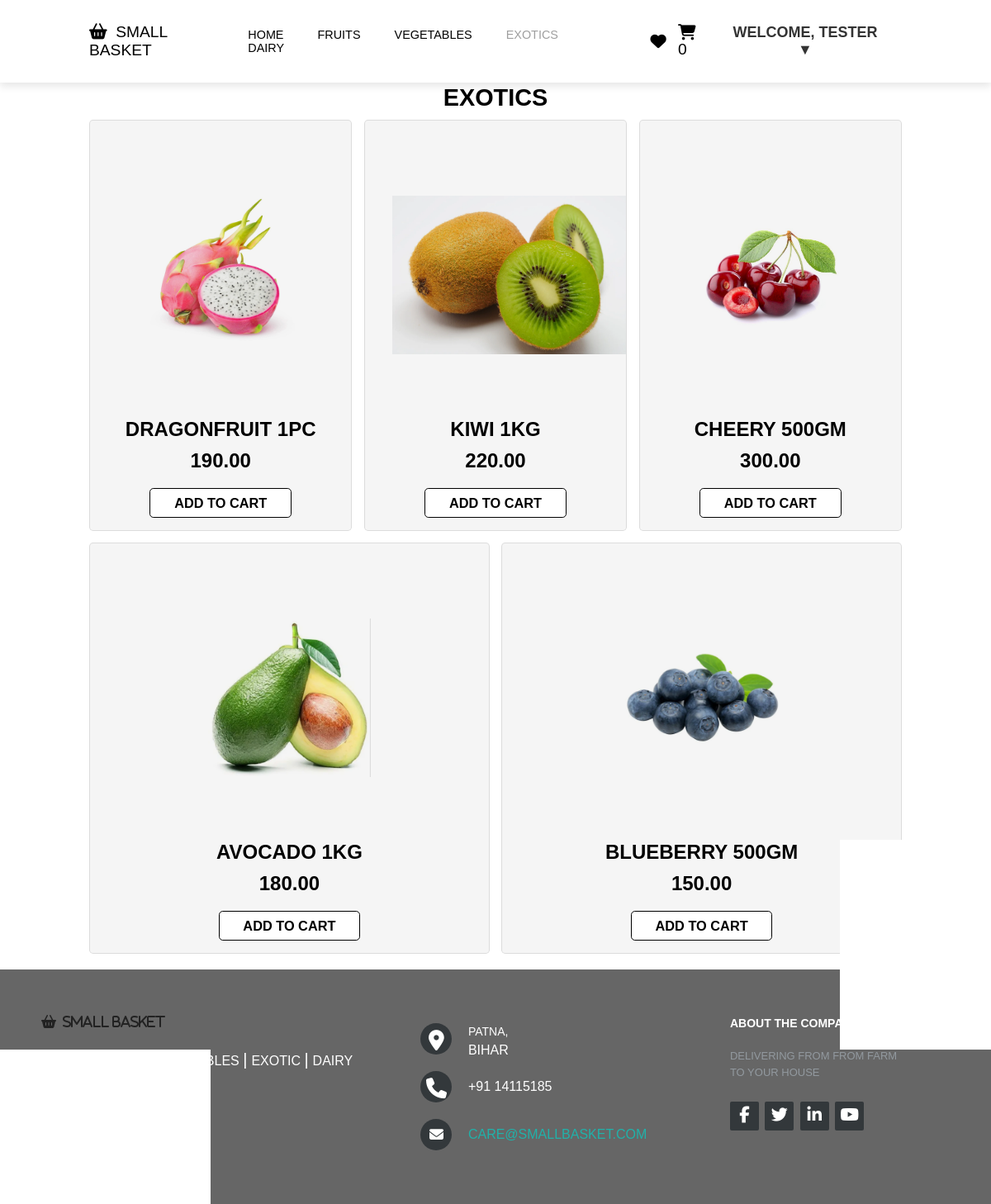
The page /exotics.php (signed in) on the database its author committed.
### tables this page shows
CREATE TABLE `products` (
  `id` int(11) NOT NULL,
  `name` varchar(255) NOT NULL,
  `description` text DEFAULT NULL,
  `price` decimal(10,2) NOT NULL,
  `image` varchar(255) DEFAULT NULL,
  `created_at` timestamp NOT NULL DEFAULT current_timestamp(),
  `updated_at` timestamp NOT NULL DEFAULT current_timestamp() ON UPDATE current_timestamp()
);

### exotics.php (the view, shortened to what this page needs)
<html>
<head>
    <link rel="stylesheet" href="css/style.css">
    <link rel="stylesheet" href="css/style2.css">
</head>
<body>
    <header>
        <a href="#" class="logo"><i class="fa-sharp fa-solid fa-basket-shopping"></i>&nbsp; SMALL BASKET</i></a>
        <nav class="navbar">
            <a href="index.php">Home</a>
            <a href="fruit.php">FRUITS</a>
            <a href="veggies.php">VEGETABLES</a>
            <a style="color: #9F9F9F " href="exotics.php">EXOTICS</a>
            <a href="dairy.php">DAIRY</a>
        </nav>
        <div class="icons">
            <a href="#"><i class="fa fa-heart"></i></a>
            <a href="#" class="cart-icon">
                <i class="fa fa-shopping-cart"></i>
                <span class="cart-count">0</span>
            </a>
            <?php
            if (isset($_SESSION['name'])) {
                echo '<div class="dropdown">
            <button class="dropbtn">Welcome, ' . $_SESSION['name'] . ' ▼</button>
            <div class="dropdown-content">
                <a href="account.php">My Account</a>
                <a href="orders.php">My Orders</a>
                <a href="logout.php">Logout </a>
            </div>
          </div>';
            } else {
                echo '<div class="login">
                <a href="login.html"><i class="fa fa-user"></i></a>
          </div>';
            }
            ?>
        </div>
    </header>
    <br><br><br>
    <section class="product" id="product">
        <h1 class="heading">EXOTICS <span></span></h1>
        <div class="box-container">
            <?php
            $servername = "localhost:3306";
            $username = "root";
            $password = "";
            $dbname = "farmbasket";
            $conn = new mysqli($servername, $username, $password, $dbname);
            $sql = "SELECT * FROM products WHERE description = 'exotic'";
            $result = $conn->query($sql);
            if ($result->num_rows > 0) {
                while ($row = $result->fetch_assoc()) {
                    echo '<div class="box">';
                    echo '<div class="content">';
                    echo '<img src="' . $row["image"] . '" alt="' . $row["name"] . '">';
                    echo '<h3>' . $row["name"] . '</h3>';
                    echo '<div class="price">' . $row["price"] . '</div>';
                    echo '<button class="btn" onclick="addToCart(this)">Add to Cart</button>';
                    echo '</div>';
                    echo '</div>';
                }
            } else {
                echo "No products found.";
            }
            ?>
        </div>
    </section>
    <footer class="footer-distributed">
        <div class="footer-left">
            <i class="fa-sharp fa-solid fa-basket-shopping">&nbsp; SMALL BASKET</i>
            <p class="footer-links">
                <a href="index.php" class="link-1">Home</a>
                <a href="fruit.php">Fruits</a>
                <a href="veggies.php">Vegetables</a>
                <a href="exotics.php">Exotic</a>
                <a href="dairy.php">Dairy</a>
            </p>
            <p class="footer-company-name">SMALL BASKET © 2023</p>
        </div>
        <div class="footer-center">
        <div>
                <i class="fa fa-map-marker"></i>
                <p><span>PATNA,</span> BIHAR</p>
            </div>
            <div>
                <i class="fa fa-phone"></i>
                <p>+91 14115185 </p>
            </div>
            <div>
                <i class="fa fa-envelope"></i>
                <p><a href="mailto:care@smallbasket.com">care@smallbasket.com</a></p>
            </div>
        </div>
        <div class="footer-right">
            <p class="footer-company-about">
                <span>About the company</span>
                Delivering from from Farm to your House
            </p>
            <div class="footer-icons">
                <a href="#"><i class="fa fa-facebook"></i></a>
                <a href="#"><i class="fa fa-twitter"></i></a>
                <a href="#"><i class="fa fa-linkedin"></i></a>
                <a href="#"><i class="fa fa-youtube"></i></a>
            </div>
        </div>
    </footer>
</body>
</html>

### css/style.css (style rules this page uses)
* { font-family:Arial, Helvetica, sans-serif; margin: 0; padding: 0; box-sizing: border-box; outline: none; border: none; text-decoration: none; text-transform: uppercase; transition: all .1s linear; }
html { font-size: 60%; scroll-padding-top: 6rem; scroll-behavior: smooth; }
header { position: fixed; top: 0; left: 0; right: 0; z-index: 1000; background: #fff; padding: 2rem 9%; display: flex; align-items: center; justify-content: space-between; box-shadow: 0 .5rem 1rem rgba(0, 0, 0, .1); }
header .logo { font-size: 2rem; color: #000; font-weight: 500; }
header .navbar a { font-size: 1.5rem; color: #000; margin: 0 2rem; }
header .icons a { font-size: 2rem; color: #000; margin-left: 1.5rem; }
section { margin-top: 5vh; padding: 2rem 9%; }
.btn { display: inline-block; margin-top: 1rem; border-radius: .5rem; border: .2rem solid #000; font-weight: bolder; font-size: 1.7rem; color: #000; cursor: pointer; background: #fff; padding: .8rem 3rem; }
.heading { text-align: center; font-size: 3rem; padding: 10px; font-weight: bolder; text-transform: uppercase; }
.product .box-container { display: flex; flex-wrap: wrap; gap: 1.5rem; }
.product .box-container .box { border: .1rem solid rgba(0, 0, 0, .1); border-radius: .5rem; text-align: center; position: relative; overflow: hidden; background: #f5f5f5; flex: 1 1 30rem; }
.product .box-container .content { padding: 1.5rem; }
.product .box-container .box img { height: 20rem; transform: rotate(0deg); margin: 8rem 2rem; mix-blend-mode: multiply; }
.product .box-container .box .content h3 { color: #000; font-size: 2.5rem; }
.product .box-container .box .content .price { color: #000; font-size: 2.5rem; font-weight: bolder; padding: 1rem 0; }
.footer-distributed { background: #666; box-shadow: 0 1px 1px 0 rgba(0, 0, 0, 0.12); box-sizing: border-box; width: 100%; text-align: left; font: bold 16px sans-serif; padding: 55px 50px; color: #222; }
.footer-distributed .footer-left, .footer-distributed .footer-center, .footer-distributed .footer-right { display: inline-block; vertical-align: top; }
.footer-distributed .footer-left { width: 40%; }
.footer-distributed .footer-links { color: #ffffff; margin: 20px 0 12px; padding: 0; }
.footer-distributed .footer-links a { display:inline-block; line-height: 1.8; font-weight:400; text-decoration: none; color: inherit; }
.footer-distributed .footer-company-name { color: #222; font-size: 14px; font-weight: normal; margin: 0; }
.footer-distributed .footer-center { width: 35%; }
.footer-distributed .footer-center i { background-color: #33383b; color: #ffffff; font-size: 25px; width: 38px; height: 38px; border-radius: 50%; text-align: center; line-height: 42px; margin: 10px 15px; vertical-align: middle; }
.footer-distributed .footer-center i.fa-envelope { font-size: 17px; line-height: 38px; }
.footer-distributed .footer-center p { display: inline-block; color: #ffffff; font-weight:400; vertical-align: middle; margin:0; }
.footer-distributed .footer-center p span { display:block; font-weight: normal; font-size:14px; line-height:2; }
.footer-distributed .footer-center p a { color: lightseagreen; text-decoration: none;; }
.footer-distributed .footer-links a:before { content: "|"; font-weight:300; font-size: 20px; left: 0; color: #fff; display: inline-block; padding-right: 5px; }
.footer-distributed .footer-links .link-1:before { content: none; }
.footer-distributed .footer-right { width: 20%; }
.footer-distributed .footer-company-about { line-height: 20px; color: #92999f; font-size: 13px; font-weight: normal; margin: 0; }
.footer-distributed .footer-company-about span { display: block; color: #ffffff; font-size: 14px; font-weight: bold; margin-bottom: 20px; }
.footer-distributed .footer-icons { margin-top: 25px; }
.footer-distributed .footer-icons a { display: inline-block; width: 35px; height: 35px; cursor: pointer; background-color: #33383b; border-radius: 2px; font-size: 20px; color: #ffffff; text-align: center; padding-top: 6px !important; margin-right: 3px; margin-bottom: 5px; }
.icons { display: flex; align-items: center; }
.dropdown { position: relative; display: inline-block; }
.dropdown { position: relative; }
.dropbtn { display: inline-block; background-color: #fff; color: #333; padding: 10px 20px; border-radius: 5px; text-decoration: none; font-weight: bold; font-size: 18px; transition: background-color 0.3s ease; }

### rows shown on the page
products: image (picture), name "DRAGONFRUIT 1PC", price "190.00"
products: image (picture), name "KIWI 1KG", price "220.00"
products: image (picture), name "CHEERY 500GM", price "300.00"
products: image (picture), name "AVOCADO 1KG", price "180.00"
products: image (picture), name "BLUEBERRY 500GM", price "150.00"

### other values the page prints
$_SESSION['name'] "TESTER"
